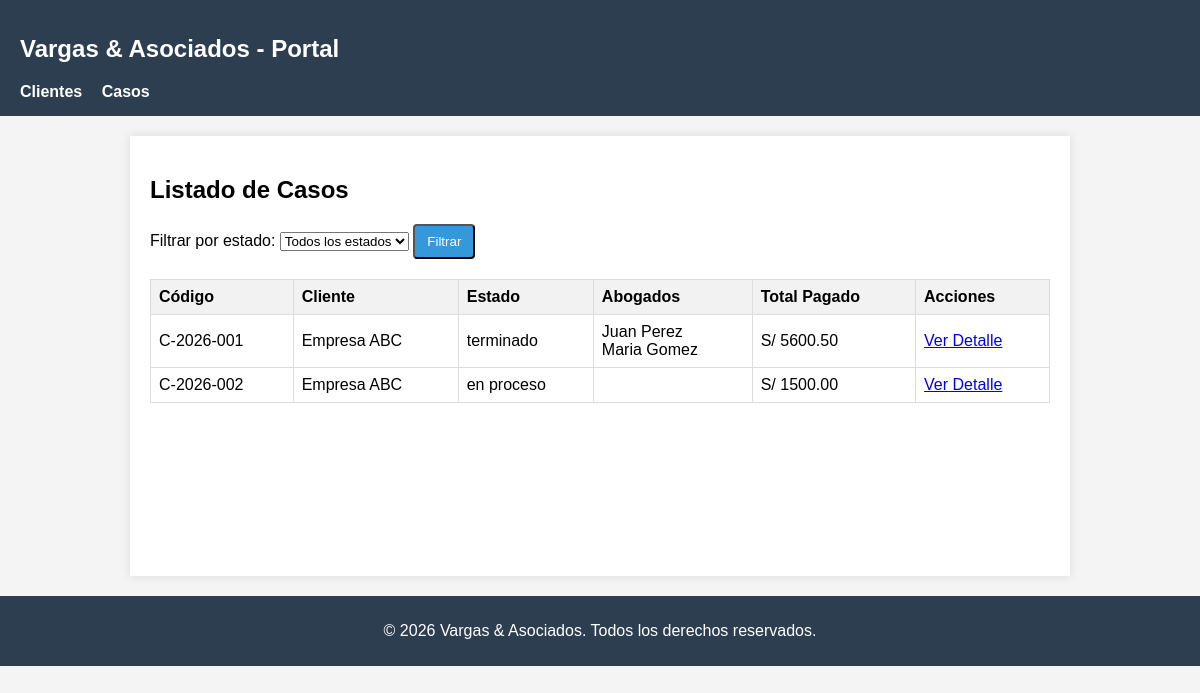
The app's page /casos/ with its own data.
### casos/models.py (models this page shows, shortened)
class Caso(models.Model):
    codigo = models.CharField(max_length=20, unique=True)
    titulo = models.CharField(max_length=200)
    descripcion = models.TextField()
    fecha_inicio = models.DateField()
    cliente = models.ForeignKey(Cliente, on_delete=models.PROTECT)
    estado = models.ForeignKey(EstadoCaso, on_delete=models.PROTECT)
    abogados = models.ManyToManyField(PerfilAbogado)
    def total_pagado(self):
        resultado = self.pago_set.aggregate(total=Sum('monto'))
        return resultado['total'] or 0

class Cliente(models.Model):
    nombres = models.CharField(max_length=150)
    documento = models.CharField(max_length=20, unique=True) # DNI o RUC
    telefono = models.CharField(max_length=20)
    correo = models.EmailField()

class EstadoCaso(models.Model):
    nombre = models.CharField(max_length=50, unique=True)
    permite_pagos = models.BooleanField(default=False)

class PerfilAbogado(models.Model):
    usuario = models.OneToOneField(User, on_delete=models.CASCADE)
    numero_colegiatura = models.CharField(max_length=20)
    especialidad = models.CharField(max_length=100)

### casos/views.py (the view)
# urls.py: path('casos/', views.lista_casos, name='lista_casos'),
def lista_casos(request):
    estado_id = request.GET.get('estado')
    if not estado_id:
        estado_id = request.COOKIES.get('ultimo_estado')
    casos = Caso.objects.all()
    if estado_id:
        casos = casos.filter(estado_id=estado_id)
    estados = EstadoCaso.objects.all()
    response = render(request, 'casos/lista_casos.html', {
        'casos': casos,
        'estados': estados,
        'estado_actual': int(estado_id) if estado_id else ''
    })
    if estado_id:
        response.set_cookie('ultimo_estado', estado_id)
    return response

### templates/casos/lista_casos.html (shortened to what this page needs)
{% extends 'casos/base.html' %}
{% block contenido %}
<h2>Listado de Casos</h2>
<form method="get" style="margin-bottom: 20px;">
    <label for="estado">Filtrar por estado:</label>
    <select name="estado" id="estado">
        <option value="">Todos los estados</option>
    </select>
    <button type="submit" class="btn">Filtrar</button>
</form>
<table>
    <tr>
        <th>Código</th>
        <th>Cliente</th>
        <th>Estado</th>
        <th>Abogados</th>
        <th>Total Pagado</th>
        <th>Acciones</th>
    </tr>
    {% for caso in casos %}
    <tr>
        <td>{{ caso.codigo }}</td>
        <td>{{ caso.cliente.nombres }}</td>
        <td>{{ caso.estado.nombre }}</td>
        <td>
            {% for abogado in caso.abogados.all %}
                {{ abogado.usuario.get_full_name|default:abogado.usuario.username }}<br>
            {% endfor %}
        </td>
        <td>S/ {{ caso.total_pagado|floatformat:2 }}</td>
        <td><a href="{% url 'detalle_caso' caso.id %}">Ver Detalle</a></td>
    </tr>
    {% empty %}
    <tr>
        <td colspan="6">No hay casos registrados.</td>
    </tr>
    {% endfor %}
</table>
{% endblock %}

### templates/casos/base.html (style rules this page uses)
body { font-family: Arial, sans-serif; margin: 0; padding: 0; background-color: #f4f4f4; }
table { width: 100%; border-collapse: collapse; margin-top: 15px; }
th, td { border: 1px solid #ddd; padding: 8px; text-align: left; }
th { background-color: #f2f2f2; }
.btn { display: inline-block; padding: 8px 12px; background: #3498db; color: white; text-decoration: none; border-radius: 4px; }

### records on screen
Caso: codigo "C-2026-001", cliente.nombres "Empresa ABC", estado.nombre "terminado", total_pagado "5600.50"
PerfilAbogado: usuario.get_full_name "Juan Perez"
PerfilAbogado: usuario.get_full_name "Maria Gomez"
Caso: codigo "C-2026-002", cliente.nombres "Empresa ABC", estado.nombre "en proceso", total_pagado "1500.00"
